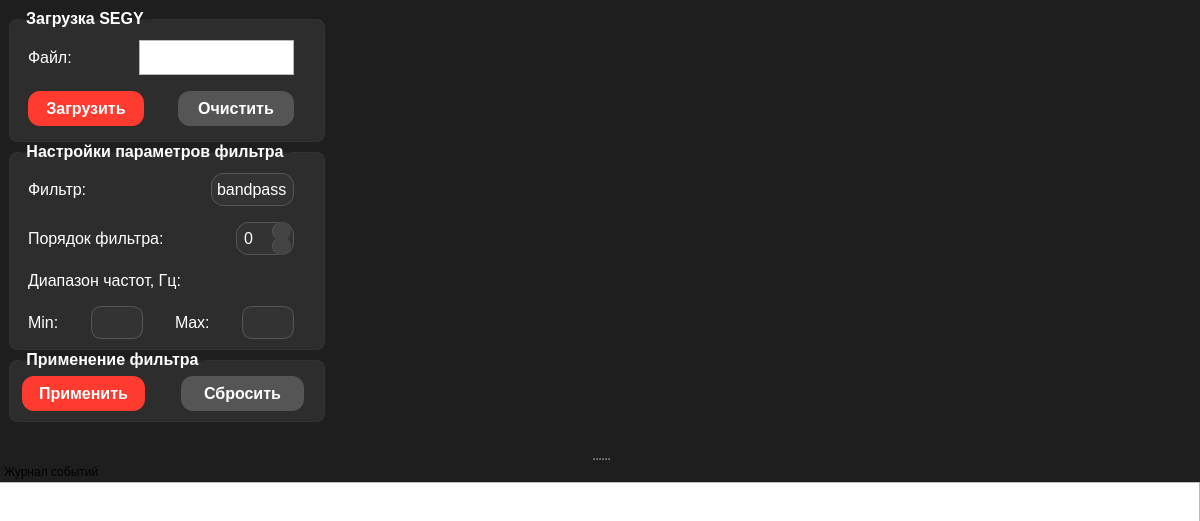
<?xml version="1.0" encoding="UTF-8"?>
<ui version="4.0">
 <class>MainWindow</class>
 <widget class="QMainWindow" name="MainWindow">
  <property name="geometry">
   <rect>
    <x>0</x>
    <y>0</y>
    <width>1200</width>
    <height>521</height>
   </rect>
  </property>
  <property name="font">
   <font>
    <family>Arial</family>
    <pointsize>12</pointsize>
   </font>
  </property>
  <property name="windowTitle">
   <string>MainWindow</string>
  </property>
  <property name="styleSheet">
   <string notr="true">QMainWindow {
    background-color: #1e1e1e;
	font-size: 12pt;
}

QGroupBox {
    font-weight: bold;
    border: 1px solid #333;
    border-radius: 8px;
    margin-top: 10px;
    padding-top: 5px;
    background-color: #2d2d2d;
    color: #ffffff;
	font-size: 12pt;
}

QGroupBox::title {
    subcontrol-origin: margin;
    left: 10px;
    padding: 0 5px;
    color: #ffffff;
	font-size: 12pt;
}


/*Кнопка с выбором порядка фильтра*/
QSpinBox {
    background-color: #333;
    border: 1px solid #555;
    border-radius: 12px;
    padding: 5px;
    color: #ffffff;
    font-size: 12pt;
}


QSpinBox::up-button {
    subcontrol-origin: border;
    subcontrol-position: top right;
    width: 18px;
    height: 18px;
    border-left: 1px solid #555;
    border-radius: 9px;
    background-color: #444;
    margin-right: 3px;
}

QSpinBox::down-button {
    subcontrol-origin: border;
    subcontrol-position: bottom right;
    width: 18px;
    height: 18px;
    border-left: 1px solid #555;
    border-radius: 9px;
    background-color: #444;
    margin-right: 3px; 
}

QSpinBox::up-arrow {
    width: 10px;
    height: 10px;
	color: #ffffff;
}

QSpinBox::down-arrow {
    width: 10px;
    height: 10px;
	color: #ffffff;
}

/*Текстовые поля*/
QLabel {
    color: #ffffff;
    font-size: 12pt;
}

QLineEdit {
    border: 1px solid #555;
    border-radius: 10px;
    padding: 5px;
    background-color: #333;
    color: #ffffff;
	font-size: 12pt;
}

/*Кнопка с выбором фильтра*/
QComboBox {
    border: 1px solid #555;
    border-radius: 12px;
    padding: 5px;
    background-color: #333;
    color: #ffffff;
	font-size: 12pt;
	text-align: center;
}

QComboBox::drop-down {
    border: none;
    width: 0px;
}

QComboBox::down-arrow {
    image: none;
}


/* Кнопка &quot;Загрузить&quot; */
#pushButton_load {
    background-color: #ff3b30;
    border: none;
    border-radius: 12px;
    padding: 8px 16px;
    font-weight: bold;
    color: white;
    font-size: 12pt;
}

#pushButton_load:hover {
    background-color: #ff574d;
}

#pushButton_load:pressed {
    background-color: #ff2a1f;
}

/* Кнопка &quot;Очистить&quot;*/
#pushButton_clear {
    background-color: #555;
    border: none;
    border-radius: 12px;
    padding: 8px 16px;
    font-weight: bold;
    color: #ffffff;
    font-size: 12pt;
}

#pushButton_clear:hover {
    background-color: #666;
}

#pushButton_clear:pressed {
    background-color: #444;
}

/* Кнопка &quot;Применить&quot;*/
#pushButton_apply {
    background-color: #ff3b30;
    border: none;
    border-radius: 12px;
    padding: 8px 16px;
    font-weight: bold;
    color: white;
    font-size: 12pt;
}

#pushButton_apply:hover {
    background-color: #ff574d;
}

#pushButton_apply:pressed {
    background-color: #ff2a1f;
}

/* Кнопка &quot;Сбросить&quot;*/
#pushButton_reset {
    background-color: #555;
    border: none;
    border-radius: 12px;
    padding: 8px 16px;
    font-weight: bold;
    color: #ffffff;
    font-size: 12pt;
}

#pushButton_reset:hover {
    background-color: #666;
}

#pushButton_reset:pressed {
    background-color: #444;
}</string>
  </property>
  <widget class="QWidget" name="centralwidget">
   <property name="sizePolicy">
    <sizepolicy hsizetype="Preferred" vsizetype="Preferred">
     <horstretch>0</horstretch>
     <verstretch>0</verstretch>
    </sizepolicy>
   </property>
   <property name="layoutDirection">
    <enum>Qt::LayoutDirection::LeftToRight</enum>
   </property>
   <property name="autoFillBackground">
    <bool>false</bool>
   </property>
   <layout class="QVBoxLayout" name="verticalLayout_3">
    <item>
     <layout class="QHBoxLayout" name="horizontalLayout" stretch="2,5">
      <item>
       <layout class="QVBoxLayout" name="left_panel" stretch="3,6,2,1">
        <property name="spacing">
         <number>0</number>
        </property>
        <property name="leftMargin">
         <number>0</number>
        </property>
        <property name="topMargin">
         <number>0</number>
        </property>
        <property name="rightMargin">
         <number>0</number>
        </property>
        <property name="bottomMargin">
         <number>0</number>
        </property>
        <item>
         <widget class="QGroupBox" name="groupBox_LoadSEGY">
          <property name="sizePolicy">
           <sizepolicy hsizetype="Fixed" vsizetype="Fixed">
            <horstretch>0</horstretch>
            <verstretch>0</verstretch>
           </sizepolicy>
          </property>
          <property name="minimumSize">
           <size>
            <width>316</width>
            <height>0</height>
           </size>
          </property>
          <property name="maximumSize">
           <size>
            <width>316</width>
            <height>16777215</height>
           </size>
          </property>
          <property name="title">
           <string>Загрузка SEGY</string>
          </property>
          <layout class="QVBoxLayout" name="verticalLayout_2">
           <property name="leftMargin">
            <number>6</number>
           </property>
           <property name="topMargin">
            <number>5</number>
           </property>
           <property name="rightMargin">
            <number>10</number>
           </property>
           <property name="bottomMargin">
            <number>5</number>
           </property>
           <item>
            <layout class="QVBoxLayout" name="verticalLayout_for_LoadSEGY" stretch="0,0">
             <property name="leftMargin">
              <number>6</number>
             </property>
             <property name="topMargin">
              <number>5</number>
             </property>
             <property name="rightMargin">
              <number>10</number>
             </property>
             <property name="bottomMargin">
              <number>5</number>
             </property>
             <item>
              <layout class="QHBoxLayout" name="horizontalLayout_for_file" stretch="1,2,1">
               <property name="leftMargin">
                <number>6</number>
               </property>
               <property name="topMargin">
                <number>5</number>
               </property>
               <property name="rightMargin">
                <number>10</number>
               </property>
               <property name="bottomMargin">
                <number>5</number>
               </property>
               <item>
                <widget class="QLabel" name="label_File">
                 <property name="minimumSize">
                  <size>
                   <width>0</width>
                   <height>35</height>
                  </size>
                 </property>
                 <property name="maximumSize">
                  <size>
                   <width>16777215</width>
                   <height>35</height>
                  </size>
                 </property>
                 <property name="font">
                  <font>
                   <pointsize>12</pointsize>
                  </font>
                 </property>
                 <property name="text">
                  <string>Файл:</string>
                 </property>
                </widget>
               </item>
               <item>
                <spacer name="horizontalSpacer_between_File_lineEdit">
                 <property name="orientation">
                  <enum>Qt::Orientation::Horizontal</enum>
                 </property>
                 <property name="sizeHint" stdset="0">
                  <size>
                   <width>40</width>
                   <height>20</height>
                  </size>
                 </property>
                </spacer>
               </item>
               <item>
                <widget class="QListWidget" name="listWidget_File">
                 <property name="sizePolicy">
                  <sizepolicy hsizetype="Fixed" vsizetype="Fixed">
                   <horstretch>0</horstretch>
                   <verstretch>0</verstretch>
                  </sizepolicy>
                 </property>
                 <property name="minimumSize">
                  <size>
                   <width>155</width>
                   <height>35</height>
                  </size>
                 </property>
                 <property name="maximumSize">
                  <size>
                   <width>120</width>
                   <height>35</height>
                  </size>
                 </property>
                </widget>
               </item>
              </layout>
             </item>
             <item>
              <layout class="QHBoxLayout" name="horizontalLayout_for_pbutton" stretch="4,1,4">
               <property name="spacing">
                <number>5</number>
               </property>
               <property name="leftMargin">
                <number>6</number>
               </property>
               <property name="topMargin">
                <number>5</number>
               </property>
               <property name="rightMargin">
                <number>10</number>
               </property>
               <property name="bottomMargin">
                <number>5</number>
               </property>
               <item>
                <widget class="QPushButton" name="pushButton_load">
                 <property name="sizePolicy">
                  <sizepolicy hsizetype="Preferred" vsizetype="Fixed">
                   <horstretch>0</horstretch>
                   <verstretch>0</verstretch>
                  </sizepolicy>
                 </property>
                 <property name="text">
                  <string>Загрузить</string>
                 </property>
                </widget>
               </item>
               <item>
                <spacer name="horizontalSpacer_between_pBLoad_and_pBClear">
                 <property name="orientation">
                  <enum>Qt::Orientation::Horizontal</enum>
                 </property>
                 <property name="sizeHint" stdset="0">
                  <size>
                   <width>40</width>
                   <height>20</height>
                  </size>
                 </property>
                </spacer>
               </item>
               <item>
                <widget class="QPushButton" name="pushButton_clear">
                 <property name="sizePolicy">
                  <sizepolicy hsizetype="Preferred" vsizetype="Fixed">
                   <horstretch>0</horstretch>
                   <verstretch>0</verstretch>
                  </sizepolicy>
                 </property>
                 <property name="text">
                  <string>Очистить</string>
                 </property>
                </widget>
               </item>
              </layout>
             </item>
            </layout>
           </item>
          </layout>
         </widget>
        </item>
        <item>
         <widget class="QGroupBox" name="groupBox_SettingFilter">
          <property name="sizePolicy">
           <sizepolicy hsizetype="Fixed" vsizetype="Fixed">
            <horstretch>0</horstretch>
            <verstretch>0</verstretch>
           </sizepolicy>
          </property>
          <property name="minimumSize">
           <size>
            <width>316</width>
            <height>0</height>
           </size>
          </property>
          <property name="maximumSize">
           <size>
            <width>316</width>
            <height>16777215</height>
           </size>
          </property>
          <property name="title">
           <string>Настройки параметров фильтра</string>
          </property>
          <layout class="QVBoxLayout" name="verticalLayout_4">
           <property name="leftMargin">
            <number>6</number>
           </property>
           <property name="topMargin">
            <number>5</number>
           </property>
           <property name="rightMargin">
            <number>10</number>
           </property>
           <property name="bottomMargin">
            <number>5</number>
           </property>
           <item>
            <layout class="QVBoxLayout" name="verticalLayout_SettingFilter" stretch="4,4,2,2">
             <property name="leftMargin">
              <number>6</number>
             </property>
             <property name="topMargin">
              <number>5</number>
             </property>
             <property name="rightMargin">
              <number>10</number>
             </property>
             <property name="bottomMargin">
              <number>5</number>
             </property>
             <item>
              <layout class="QHBoxLayout" name="horizontalLayout_for_Filter" stretch="4,3,3">
               <property name="leftMargin">
                <number>6</number>
               </property>
               <property name="topMargin">
                <number>5</number>
               </property>
               <property name="rightMargin">
                <number>10</number>
               </property>
               <property name="bottomMargin">
                <number>5</number>
               </property>
               <item>
                <widget class="QLabel" name="label_Filter">
                 <property name="font">
                  <font>
                   <pointsize>12</pointsize>
                  </font>
                 </property>
                 <property name="text">
                  <string>Фильтр:</string>
                 </property>
                </widget>
               </item>
               <item>
                <spacer name="horizontalSpacer_between_Filter_and_comboBox">
                 <property name="orientation">
                  <enum>Qt::Orientation::Horizontal</enum>
                 </property>
                 <property name="sizeHint" stdset="0">
                  <size>
                   <width>40</width>
                   <height>20</height>
                  </size>
                 </property>
                </spacer>
               </item>
               <item>
                <widget class="QComboBox" name="comboBox_for_typeFilter">
                 <property name="sizePolicy">
                  <sizepolicy hsizetype="Expanding" vsizetype="Fixed">
                   <horstretch>0</horstretch>
                   <verstretch>0</verstretch>
                  </sizepolicy>
                 </property>
                 <property name="editable">
                  <bool>false</bool>
                 </property>
                 <item>
                  <property name="text">
                   <string>bandpass</string>
                  </property>
                 </item>
                 <item>
                  <property name="text">
                   <string>lowpass</string>
                  </property>
                 </item>
                 <item>
                  <property name="text">
                   <string>highpass</string>
                  </property>
                 </item>
                </widget>
               </item>
              </layout>
             </item>
             <item>
              <layout class="QHBoxLayout" name="horizontalLayout_for_NFilter" stretch="2,3,1">
               <property name="leftMargin">
                <number>6</number>
               </property>
               <property name="topMargin">
                <number>5</number>
               </property>
               <property name="rightMargin">
                <number>10</number>
               </property>
               <property name="bottomMargin">
                <number>5</number>
               </property>
               <item>
                <widget class="QLabel" name="label_NFilter">
                 <property name="font">
                  <font>
                   <pointsize>12</pointsize>
                  </font>
                 </property>
                 <property name="text">
                  <string>Порядок фильтра:</string>
                 </property>
                </widget>
               </item>
               <item>
                <spacer name="horizontalSpacer_between_NFilter_and_spinBox">
                 <property name="orientation">
                  <enum>Qt::Orientation::Horizontal</enum>
                 </property>
                 <property name="sizeHint" stdset="0">
                  <size>
                   <width>40</width>
                   <height>20</height>
                  </size>
                 </property>
                </spacer>
               </item>
               <item>
                <widget class="QSpinBox" name="spinBox">
                 <property name="enabled">
                  <bool>true</bool>
                 </property>
                 <property name="sizePolicy">
                  <sizepolicy hsizetype="Expanding" vsizetype="Fixed">
                   <horstretch>0</horstretch>
                   <verstretch>0</verstretch>
                  </sizepolicy>
                 </property>
                 <property name="maximum">
                  <number>10</number>
                 </property>
                </widget>
               </item>
              </layout>
             </item>
             <item>
              <layout class="QHBoxLayout" name="horizontalLayout_for_RangeFreq">
               <property name="leftMargin">
                <number>6</number>
               </property>
               <property name="topMargin">
                <number>5</number>
               </property>
               <property name="rightMargin">
                <number>10</number>
               </property>
               <property name="bottomMargin">
                <number>5</number>
               </property>
               <item>
                <widget class="QLabel" name="label_RangeFreq">
                 <property name="sizePolicy">
                  <sizepolicy hsizetype="Preferred" vsizetype="Preferred">
                   <horstretch>0</horstretch>
                   <verstretch>0</verstretch>
                  </sizepolicy>
                 </property>
                 <property name="font">
                  <font>
                   <pointsize>12</pointsize>
                  </font>
                 </property>
                 <property name="text">
                  <string>Диапазон частот, Гц:</string>
                 </property>
                </widget>
               </item>
              </layout>
             </item>
             <item>
              <layout class="QHBoxLayout" name="horizontalLayout_Min_Max" stretch="1,1,2,1,1,1,2">
               <property name="leftMargin">
                <number>6</number>
               </property>
               <property name="topMargin">
                <number>5</number>
               </property>
               <property name="rightMargin">
                <number>10</number>
               </property>
               <item>
                <widget class="QLabel" name="label_Min">
                 <property name="font">
                  <font>
                   <pointsize>12</pointsize>
                  </font>
                 </property>
                 <property name="text">
                  <string>Min:</string>
                 </property>
                </widget>
               </item>
               <item>
                <spacer name="horizontalSpacer_between_Min_lineEdit">
                 <property name="orientation">
                  <enum>Qt::Orientation::Horizontal</enum>
                 </property>
                 <property name="sizeHint" stdset="0">
                  <size>
                   <width>40</width>
                   <height>20</height>
                  </size>
                 </property>
                </spacer>
               </item>
               <item>
                <widget class="QLineEdit" name="lineEdit_forMin"/>
               </item>
               <item>
                <spacer name="horizontalSpacer_between_lineEdit_Max">
                 <property name="orientation">
                  <enum>Qt::Orientation::Horizontal</enum>
                 </property>
                 <property name="sizeHint" stdset="0">
                  <size>
                   <width>40</width>
                   <height>20</height>
                  </size>
                 </property>
                </spacer>
               </item>
               <item>
                <widget class="QLabel" name="label_Max">
                 <property name="font">
                  <font>
                   <pointsize>12</pointsize>
                  </font>
                 </property>
                 <property name="text">
                  <string>Max:</string>
                 </property>
                </widget>
               </item>
               <item>
                <spacer name="horizontalSpacer_between_Max_lineEdit">
                 <property name="orientation">
                  <enum>Qt::Orientation::Horizontal</enum>
                 </property>
                 <property name="sizeHint" stdset="0">
                  <size>
                   <width>40</width>
                   <height>20</height>
                  </size>
                 </property>
                </spacer>
               </item>
               <item>
                <widget class="QLineEdit" name="lineEdit_forMax"/>
               </item>
              </layout>
             </item>
            </layout>
           </item>
          </layout>
         </widget>
        </item>
        <item>
         <widget class="QGroupBox" name="groupBox_ApplyFilter">
          <property name="sizePolicy">
           <sizepolicy hsizetype="Preferred" vsizetype="Fixed">
            <horstretch>0</horstretch>
            <verstretch>0</verstretch>
           </sizepolicy>
          </property>
          <property name="minimumSize">
           <size>
            <width>316</width>
            <height>0</height>
           </size>
          </property>
          <property name="maximumSize">
           <size>
            <width>316</width>
            <height>16777215</height>
           </size>
          </property>
          <property name="title">
           <string>Применение фильтра</string>
          </property>
          <layout class="QVBoxLayout" name="verticalLayout">
           <property name="leftMargin">
            <number>6</number>
           </property>
           <property name="topMargin">
            <number>5</number>
           </property>
           <property name="rightMargin">
            <number>10</number>
           </property>
           <property name="bottomMargin">
            <number>5</number>
           </property>
           <item>
            <layout class="QVBoxLayout" name="verticalLayout_for_applyFilter">
             <item>
              <layout class="QHBoxLayout" name="horizontalLayout_ApplyFilter" stretch="4,1,4">
               <property name="spacing">
                <number>5</number>
               </property>
               <property name="leftMargin">
                <number>6</number>
               </property>
               <property name="topMargin">
                <number>5</number>
               </property>
               <property name="rightMargin">
                <number>10</number>
               </property>
               <property name="bottomMargin">
                <number>5</number>
               </property>
               <item>
                <widget class="QPushButton" name="pushButton_apply">
                 <property name="sizePolicy">
                  <sizepolicy hsizetype="Preferred" vsizetype="Fixed">
                   <horstretch>0</horstretch>
                   <verstretch>0</verstretch>
                  </sizepolicy>
                 </property>
                 <property name="text">
                  <string>Применить</string>
                 </property>
                </widget>
               </item>
               <item>
                <spacer name="horizontalSpacer_between_pBApply_and_pBReset">
                 <property name="orientation">
                  <enum>Qt::Orientation::Horizontal</enum>
                 </property>
                 <property name="sizeHint" stdset="0">
                  <size>
                   <width>40</width>
                   <height>20</height>
                  </size>
                 </property>
                </spacer>
               </item>
               <item>
                <widget class="QPushButton" name="pushButton_reset">
                 <property name="sizePolicy">
                  <sizepolicy hsizetype="Preferred" vsizetype="Fixed">
                   <horstretch>0</horstretch>
                   <verstretch>0</verstretch>
                  </sizepolicy>
                 </property>
                 <property name="font">
                  <font>
                   <pointsize>12</pointsize>
                   <bold>true</bold>
                  </font>
                 </property>
                 <property name="text">
                  <string>Сбросить</string>
                 </property>
                </widget>
               </item>
              </layout>
             </item>
            </layout>
           </item>
          </layout>
         </widget>
        </item>
        <item>
         <spacer name="verticalSpacer">
          <property name="orientation">
           <enum>Qt::Orientation::Vertical</enum>
          </property>
          <property name="sizeType">
           <enum>QSizePolicy::Policy::Preferred</enum>
          </property>
          <property name="sizeHint" stdset="0">
           <size>
            <width>20</width>
            <height>20</height>
           </size>
          </property>
         </spacer>
        </item>
       </layout>
      </item>
      <item>
       <widget class="QWidget" name="widget_plot" native="true">
        <property name="sizePolicy">
         <sizepolicy hsizetype="Expanding" vsizetype="Expanding">
          <horstretch>0</horstretch>
          <verstretch>0</verstretch>
         </sizepolicy>
        </property>
        <layout class="QGridLayout" name="gridLayout">
         <item row="0" column="0">
          <layout class="QVBoxLayout" name="verticalLayout_for_plotgraf"/>
         </item>
        </layout>
       </widget>
      </item>
     </layout>
    </item>
   </layout>
  </widget>
  <widget class="QDockWidget" name="dockWidget">
   <property name="sizePolicy">
    <sizepolicy hsizetype="Preferred" vsizetype="Preferred">
     <horstretch>0</horstretch>
     <verstretch>0</verstretch>
    </sizepolicy>
   </property>
   <property name="features">
    <set>QDockWidget::DockWidgetFeature::DockWidgetMovable</set>
   </property>
   <property name="allowedAreas">
    <set>Qt::DockWidgetArea::BottomDockWidgetArea</set>
   </property>
   <property name="windowTitle">
    <string>Журнал событий</string>
   </property>
   <attribute name="dockWidgetArea">
    <number>8</number>
   </attribute>
   <widget class="QWidget" name="dockWidgetContents">
    <property name="minimumSize">
     <size>
      <width>0</width>
      <height>40</height>
     </size>
    </property>
    <property name="maximumSize">
     <size>
      <width>16777215</width>
      <height>80</height>
     </size>
    </property>
    <widget class="QTextBrowser" name="textBrowser">
     <property name="geometry">
      <rect>
       <x>-1</x>
       <y>1</y>
       <width>1201</width>
       <height>191</height>
      </rect>
     </property>
     <property name="sizePolicy">
      <sizepolicy hsizetype="Expanding" vsizetype="Expanding">
       <horstretch>0</horstretch>
       <verstretch>0</verstretch>
      </sizepolicy>
     </property>
     <property name="minimumSize">
      <size>
       <width>0</width>
       <height>0</height>
      </size>
     </property>
    </widget>
   </widget>
  </widget>
 </widget>
 <resources/>
 <connections/>
</ui>
